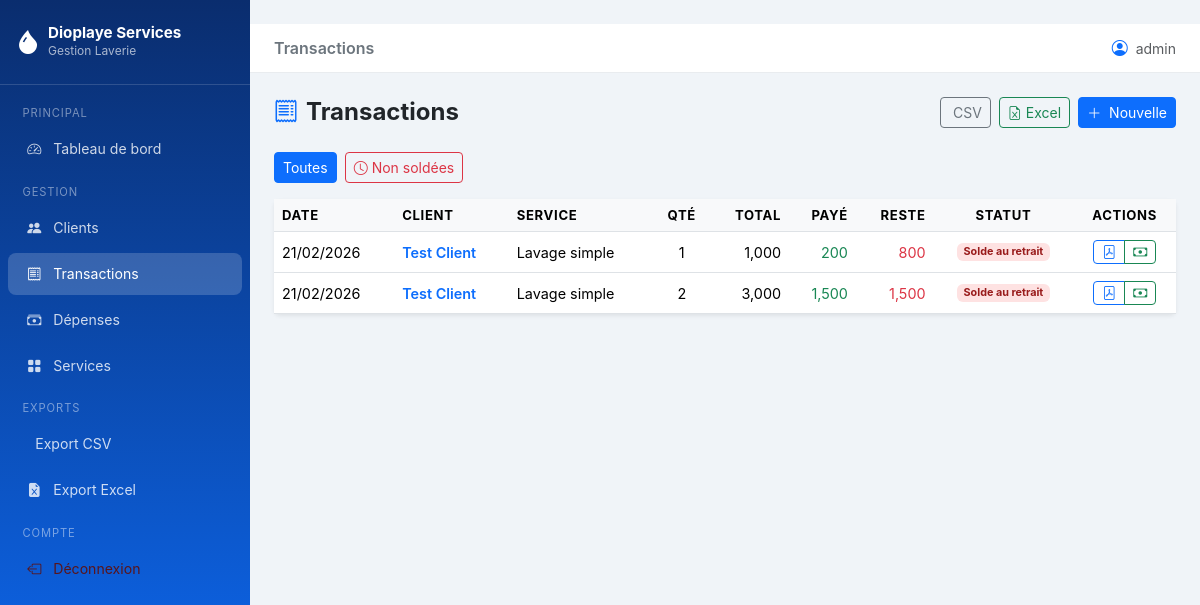
Before: /transactions/ (signed in) with the older database file.
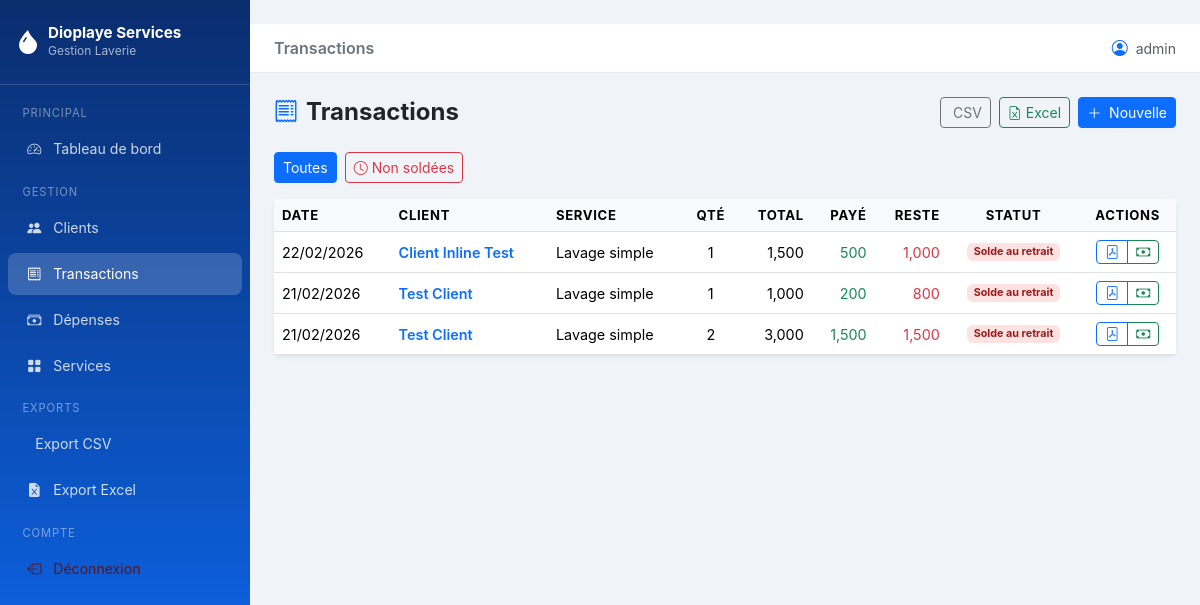
After: the same page with the newer database file.
### models.py (models this page shows, shortened)
class Transaction(db.Model):
    __tablename__ = "transactions"
    TYPE_CHOICES = ["recette"]
    id = db.Column(db.Integer, primary_key=True)
    client_id = db.Column(db.Integer, db.ForeignKey("clients.id"), nullable=False)
    service_id = db.Column(db.Integer, db.ForeignKey("services.id"), nullable=False)
    quantite = db.Column(db.Float, nullable=False, default=1.0)
    total = db.Column(db.Float, nullable=False)
    montant_paye = db.Column(db.Float, default=0.0)
    type_transaction = db.Column(db.String(20), default="recette")
    date_transaction = db.Column(db.Date, default=date.today)
    notes = db.Column(db.String(300), nullable=True)
    created_at = db.Column(db.DateTime, default=datetime.utcnow)
    client = db.relationship("Client", back_populates="transactions")
    service = db.relationship("Service", back_populates="transactions")
    paiements = db.relationship(
        "Paiement",
        back_populates="transaction",
        lazy="dynamic",
        cascade="all, delete-orphan",
    )
    @property
    def total_paye(self) -> float:
        if not self.id:
            return float(self.montant_paye or 0)
        result = db.session.query(
            db.func.coalesce(db.func.sum(Paiement.montant), 0)
        ).filter(
            Paiement.transaction_id == self.id
        ).scalar()
        return float(result or 0)
    @property
    def solde_restant(self) -> float:
        return max(0.0, float(self.total or 0) - self.total_paye)
    @property
    def est_solde(self) -> bool:
        return self.solde_restant <= 0

class Client(db.Model):
    __tablename__ = "clients"
    id = db.Column(db.Integer, primary_key=True)
    nom = db.Column(db.String(100), nullable=False)
    telephone = db.Column(db.String(20), nullable=True)
    adresse = db.Column(db.String(200), nullable=True)
    remarque = db.Column(db.String(300), nullable=True)
    created_at = db.Column(db.DateTime, default=datetime.utcnow)
    transactions = db.relationship(
        "Transaction",
        back_populates="client",
        lazy="dynamic",
        cascade="all, delete-orphan",
    )

class Service(db.Model):
    __tablename__ = "services"
    id = db.Column(db.Integer, primary_key=True)
    nom = db.Column(db.String(100), nullable=False, unique=True)
    prix_unitaire = db.Column(db.Float, nullable=False)
    description = db.Column(db.String(255), nullable=True)
    actif = db.Column(db.Boolean, default=True)
    created_at = db.Column(db.DateTime, default=datetime.utcnow)
    transactions = db.relationship("Transaction", back_populates="service", lazy="dynamic")

### routes/transactions.py (the view)
@transactions_bp.route("/")
@login_required
def index():
    page = request.args.get("page", 1, type=int)
    filtre = request.args.get("filtre", "tous")
    query = Transaction.query.order_by(Transaction.date_transaction.desc())
    if filtre == "non_soldes":
        query = query.filter(Transaction.montant_paye < Transaction.total)
    pagination = query.paginate(page=page, per_page=Config.ITEMS_PER_PAGE, error_out=False)
    return render_template(
        "transactions/index.html",
        transactions=pagination.items,
        pagination=pagination,
        filtre=filtre,
    )

### templates/transactions/index.html (shortened to what this page needs)
﻿{% extends "base.html" %}
{% block page_title %}Transactions{% endblock %}
{% block content %}
<div class="d-flex justify-content-between align-items-center mb-4">
  <h4 class="fw-bold mb-0"><i class="bi bi-receipt text-primary me-2"></i>Transactions</h4>
  <div class="d-flex gap-2">
    <a href="{{ url_for('exports.transactions_csv') }}" class="btn btn-outline-secondary btn-sm">
      CSV
    </a>
    <a href="{{ url_for('exports.transactions_excel') }}" class="btn btn-outline-success btn-sm">
      <i class="bi bi-file-earmark-excel me-1"></i>Excel
    </a>
    <a href="{{ url_for('transactions.create') }}" class="btn btn-primary btn-sm">
      <i class="bi bi-plus-lg me-1"></i> Nouvelle
    </a>
  </div>
</div>
<div class="mb-3 d-flex gap-2">
  <a href="{{ url_for('transactions.index', filtre='tous') }}"
     class="btn btn-sm {% if filtre == 'tous' %}btn-primary{% else %}btn-outline-primary{% endif %}">
    Toutes
  </a>
  <a href="{{ url_for('transactions.index', filtre='non_soldes') }}"
     class="btn btn-sm {% if filtre == 'non_soldes' %}btn-danger{% else %}btn-outline-danger{% endif %}">
    <i class="bi bi-clock me-1"></i>Non soldées
  </a>
</div>
<div class="card border-0 shadow-sm">
  <div class="card-body p-0">
    <div class="table-responsive">
      <table class="table table-hover mb-0">
        <thead>
          <tr>
            <th>Date</th>
            <th>Client</th>
            <th>Service</th>
            <th class="text-center">Qté</th>
            <th class="text-end">Total</th>
            <th class="text-end">Payé</th>
            <th class="text-end">Reste</th>
            <th class="text-center">Statut</th>
            <th class="text-center">Actions</th>
          </tr>
        </thead>
        <tbody>
          {% for tx in transactions %}
          <tr>
            <td>{{ tx.date_transaction.strftime("%d/%m/%Y") }}</td>
            <td>
              <a href="{{ url_for('clients.detail', client_id=tx.client_id) }}"
                 class="text-decoration-none fw-semibold">{{ tx.client.nom }}</a>
            </td>
            <td>{{ tx.service.nom }}</td>
            <td class="text-center">{{ "{:g}".format(tx.quantite) }}</td>
            <td class="text-end">{{ "{:,.0f}".format(tx.total) }}</td>
            <td class="text-end text-success">{{ "{:,.0f}".format(tx.total_paye) }}</td>
            <td class="text-end {% if tx.solde_restant > 0 %}text-danger{% endif %}">
              {{ "{:,.0f}".format(tx.solde_restant) }}
            </td>
            <td class="text-center">
              {% if tx.est_solde %}
              <span class="badge badge-solde">Soldé</span>
              {% elif tx.total_paye <= 0 %}
              <span class="badge badge-du">Paiement au retrait</span>
              {% else %}
              <span class="badge badge-du">Solde au retrait</span>
              {% endif %}
            </td>
            <td class="text-center">
              <div class="btn-group btn-group-sm">
                <a href="{{ url_for('exports.recu_pdf', tx_id=tx.id) }}"
                   class="btn btn-outline-primary" title="PDF" target="_blank">
                  <i class="bi bi-file-pdf"></i>
                </a>
                {% if not tx.est_solde %}
                <a href="{{ url_for('transactions.paiement', tx_id=tx.id) }}"
                   class="btn btn-outline-success" title="Encaisser / Retrait">
                  <i class="bi bi-cash"></i>
                </a>
                {% endif %}
              </div>
            </td>
          </tr>
          {% else %}
          <tr>
            <td colspan="9" class="text-center text-muted py-4">
              <i class="bi bi-receipt fs-2 d-block mb-2"></i>Aucune transaction
            </td>
          </tr>
          {% endfor %}
        </tbody>
      </table>
    </div>
  </div>
</div>
{% endblock %}

Changed rows visible on the page:
added Transaction: date_transaction "22/02/2026", client.nom "Client Inline Test", service.nom "Lavage simple", quantite "1", total "1,500", total_paye "500", solde_restant "1,000", shows "Solde au retrait"
